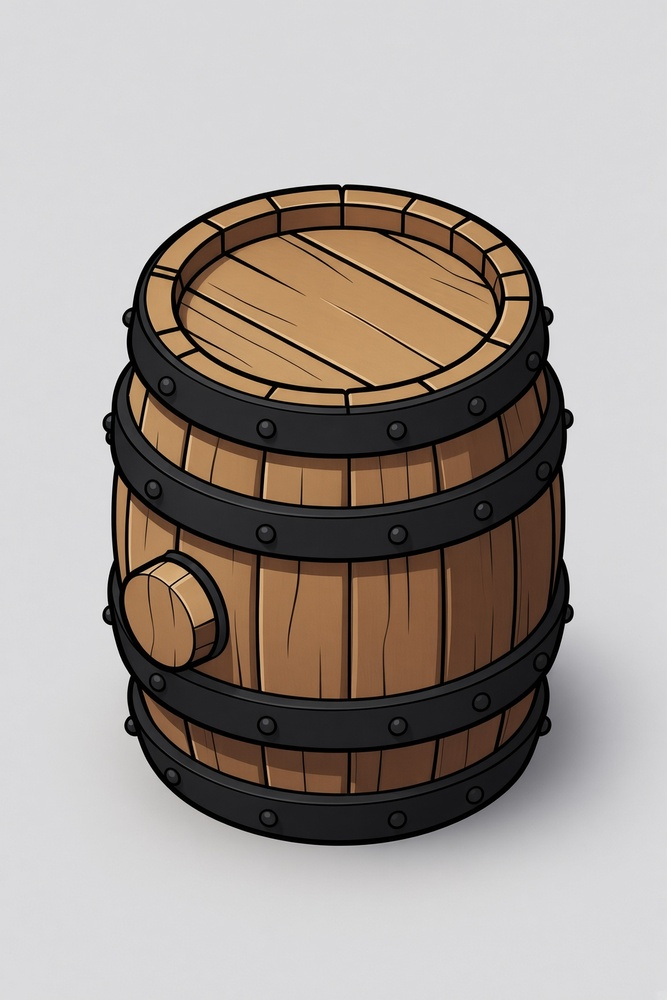
#> input picture resources/AmberEstate/props/barrel.jpg, 667 x 1000 px, shrunk from 1152 x 1728 before the run
$ python -i crop_gallery.py   (imports and definitions only)
#> lines starting #> are read from the running program, lines starting #| are printed output that depends on the picture; after the words box and inside, x2 and y2 are one past the last pixel; in counts of white or black regions, pixels touching at a corner belong together
#> further down, picture is the input picture: PIL image 667x1000 RGB; mean R, G, B 164.9, 156.2, 150.3
#!/usr/bin/env python3
"""Crop a PggViewer preview PNG to a square around the mesh silhouette.

Clear color matches GeometryPreview::kClearColor (0.14, 0.15, 0.18).
Called by tools/pgg/regen_gallery.sh after each --shot.
"""
from __future__ import annotations

import argparse
import sys
from pathlib import Path

from PIL import Image, ImageChops

# GeometryPreview::kClearColor → 8-bit.
CLEAR = (36, 38, 46)
TOLERANCE = 12
PAD_FRAC = 0.10  # padding around the silhouette, fraction of the longer bbox side


def silhouette_bbox(im: Image.Image) -> tuple[int, int, int, int] | None:
    rgb = im.convert("RGB")
    diff = ImageChops.difference(rgb, Image.new("RGB", rgb.size, CLEAR))
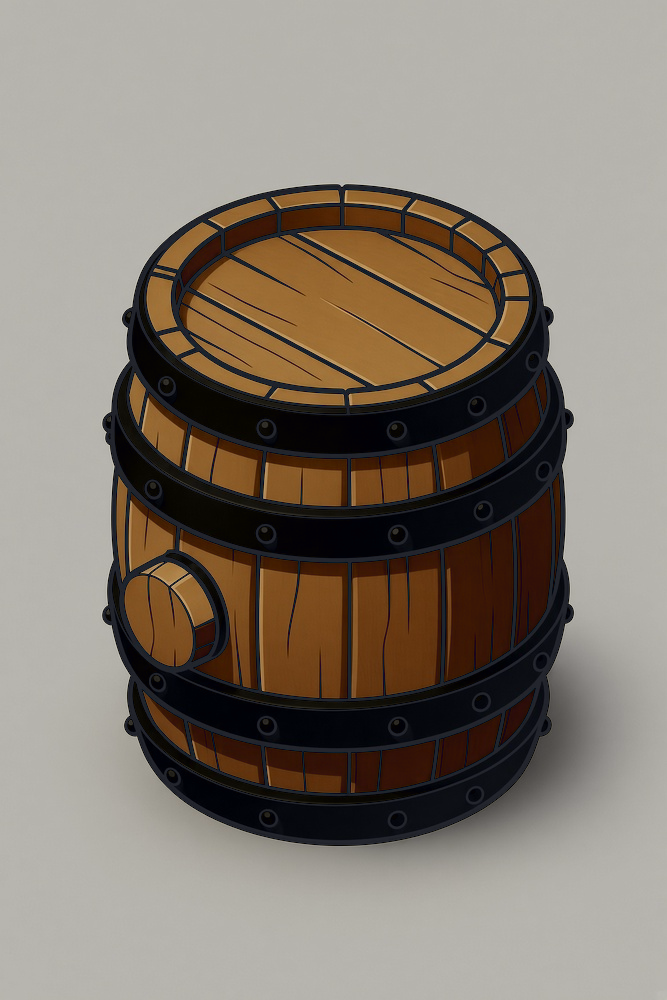
#> diff: PIL image 667x1000 RGB; mean R, G, B 133.4, 123.8, 112.9
    r, g, b = diff.split()
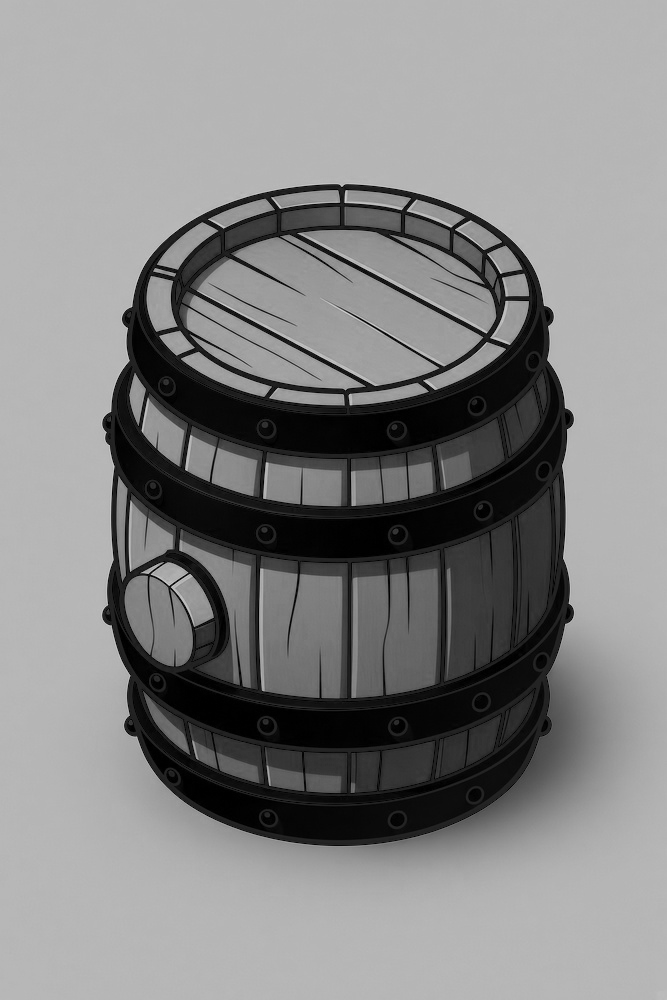
#> r: PIL image 667x1000 L; min 0, max 210, mean 133.4
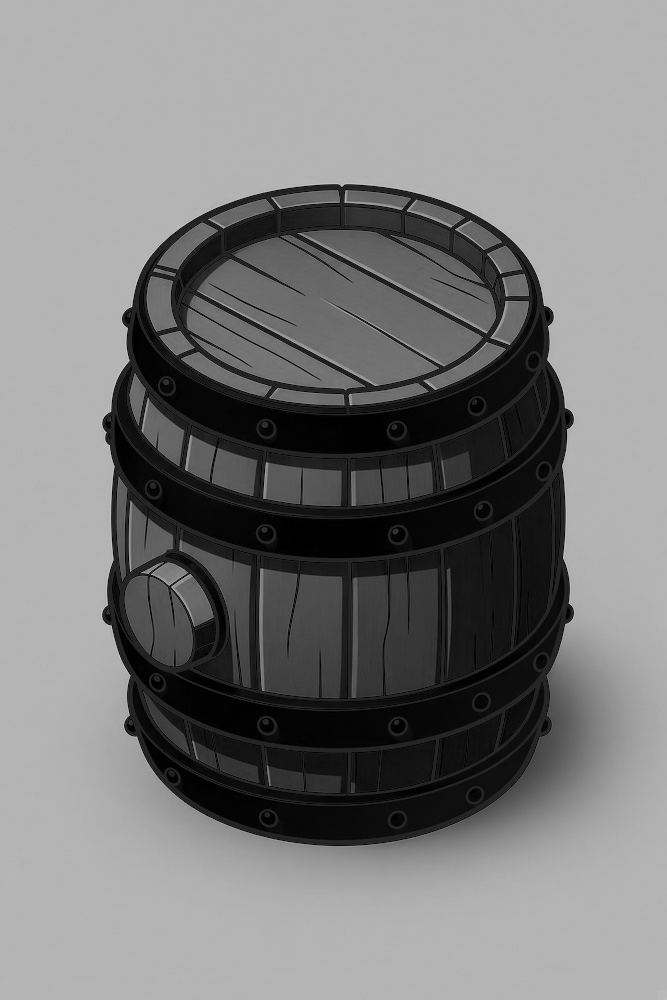
#> g: PIL image 667x1000 L; min 0, max 208, mean 123.8
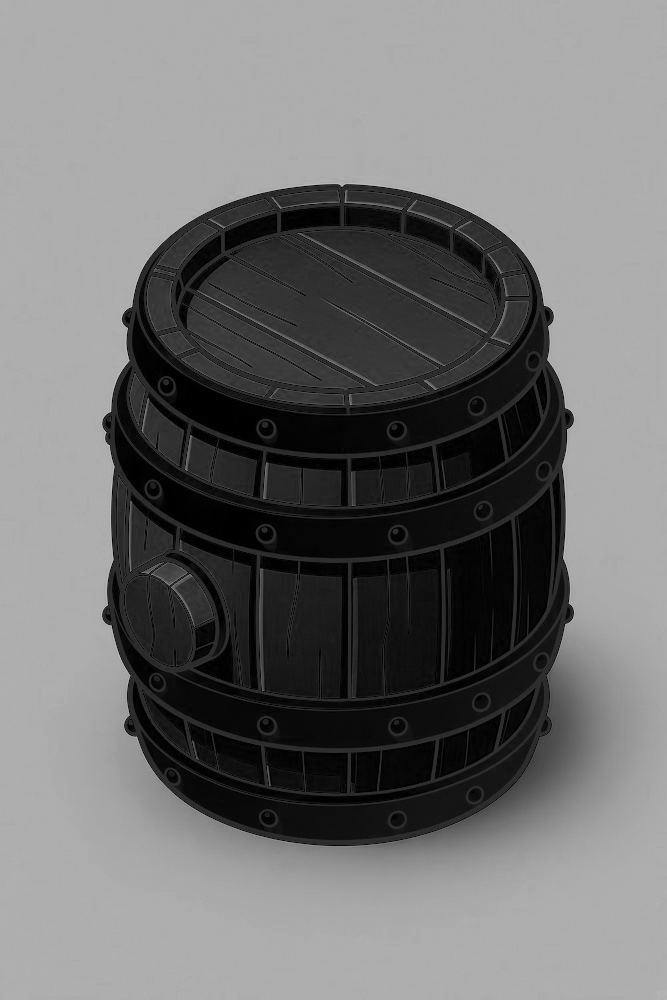
#> b: PIL image 667x1000 L; min 0, max 200, mean 112.9
    mag = ImageChops.lighter(ImageChops.lighter(r, g), b)
    mask = mag.point(lambda p: 255 if p > TOLERANCE else 0)
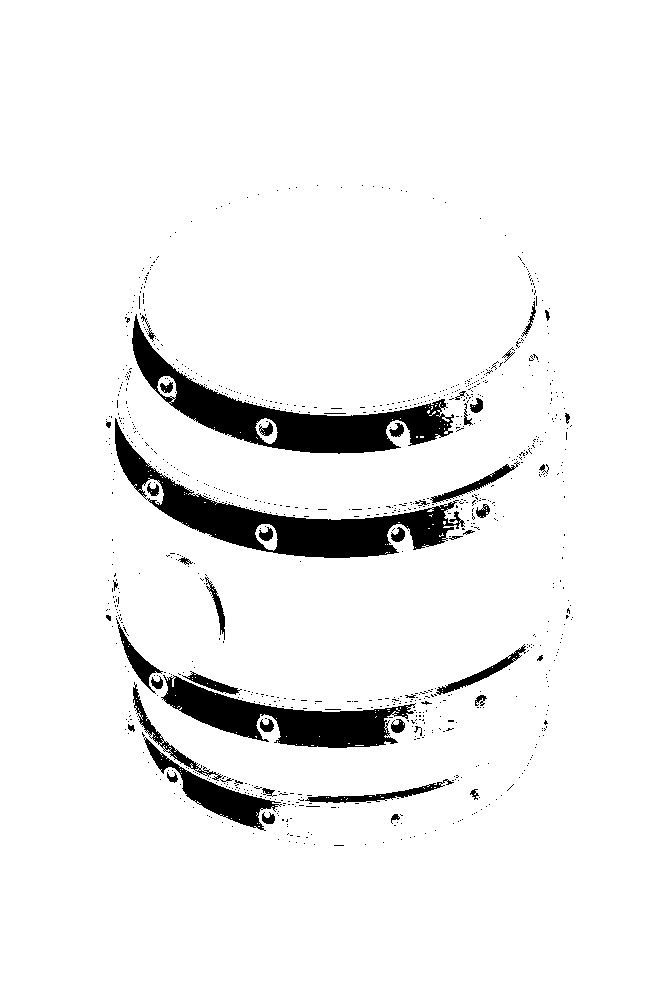
#> mask: PIL image 667x1000 L; 93.9% white; 955 black regions (905 under 20 px), largest, box (x1, y1, x2, y2) and area: (115, 418, 465, 558) 11176, (132, 314, 454, 454) 10660, (161, 675, 416, 748) 7467
    return mask.getbbox()


def square_crop(im: Image.Image, bbox: tuple[int, int, int, int], pad_frac: float) -> Image.Image:
    x0, y0, x1, y1 = bbox  # PIL getbbox: exclusive x1/y1
    bw = x1 - x0
    bh = y1 - y0
    cx = (x0 + x1) * 0.5
    cy = (y0 + y1) * 0.5
    pad = pad_frac * max(bw, bh)
    side = int(round(max(bw + 2.0 * pad, bh + 2.0 * pad)))
    img_w, img_h = im.size
    side = min(side, img_w, img_h)
    left = int(round(cx - side * 0.5))
    top = int(round(cy - side * 0.5))
    left = max(0, min(left, img_w - side))
    top = max(0, min(top, img_h - side))
    return im.crop((left, top, left + side, top + side))


def main() -> int:
    ap = argparse.ArgumentParser(description=__doc__)
    ap.add_argument("png", type=Path)
    ap.add_argument("--pad", type=float, default=PAD_FRAC)
    args = ap.parse_args()
    path: Path = args.png
    if not path.is_file():
        print(f"crop_gallery: not found: {path}", file=sys.stderr)
        return 1
    im = Image.open(path)
    bbox = silhouette_bbox(im)
    if bbox is None:
        print(f"crop_gallery: empty silhouette in {path}", file=sys.stderr)
        return 1
    out = square_crop(im, bbox, args.pad)
    out.save(path, format="PNG", optimize=True)
    print(f"crop_gallery: {path.name}  {im.size[0]}x{im.size[1]} -> {out.size[0]}x{out.size[1]}")
    return 0


# [2 lines not run here, left out]

>>> from PIL import Image
>>> picture = Image.open('../../resources/AmberEstate/props/barrel.jpg')
>>> result = silhouette_bbox(picture)
#> result = (0, 0, 667, 1000)

$ run again, on resources/AmberEstate/props/oak.jpg
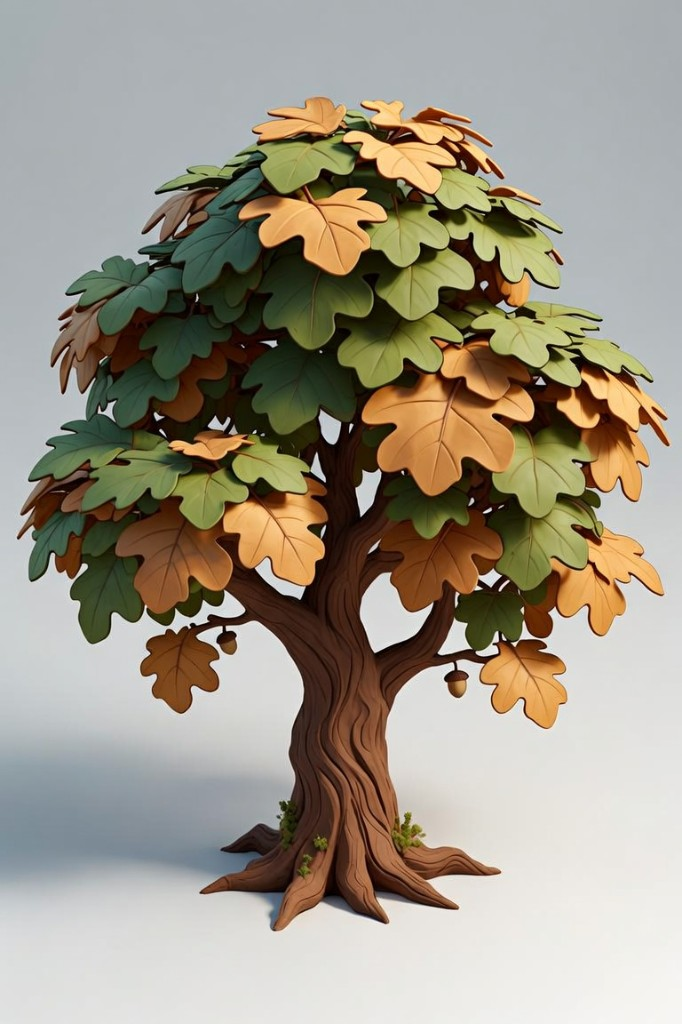
#> input picture resources/AmberEstate/props/oak.jpg, 682 x 1024 px
#> picture is the input picture: PIL image 682x1024 RGB; mean R, G, B 158.8, 151.1, 135.6
#> in silhouette_bbox, `mag = ImageChops.lighter(ImageChops.lighter(r, g), b)`:
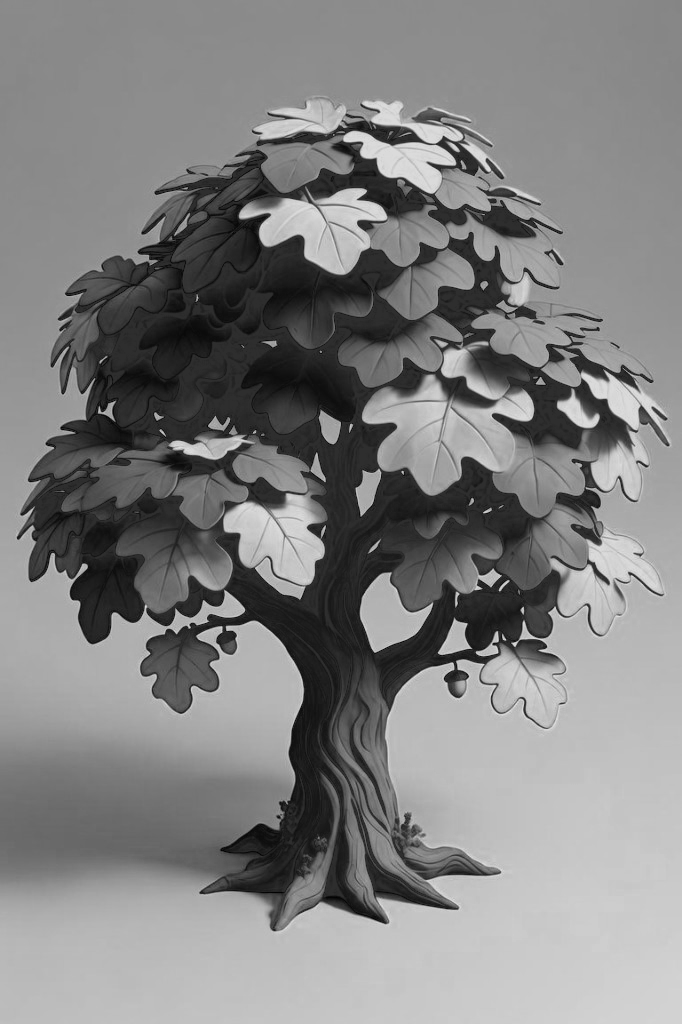
#> mag: PIL image 682x1024 L; min 1, max 219, mean 129.8
#> in silhouette_bbox, `mask = mag.point(lambda p: 255 if p > TOLERANCE else 0)`:
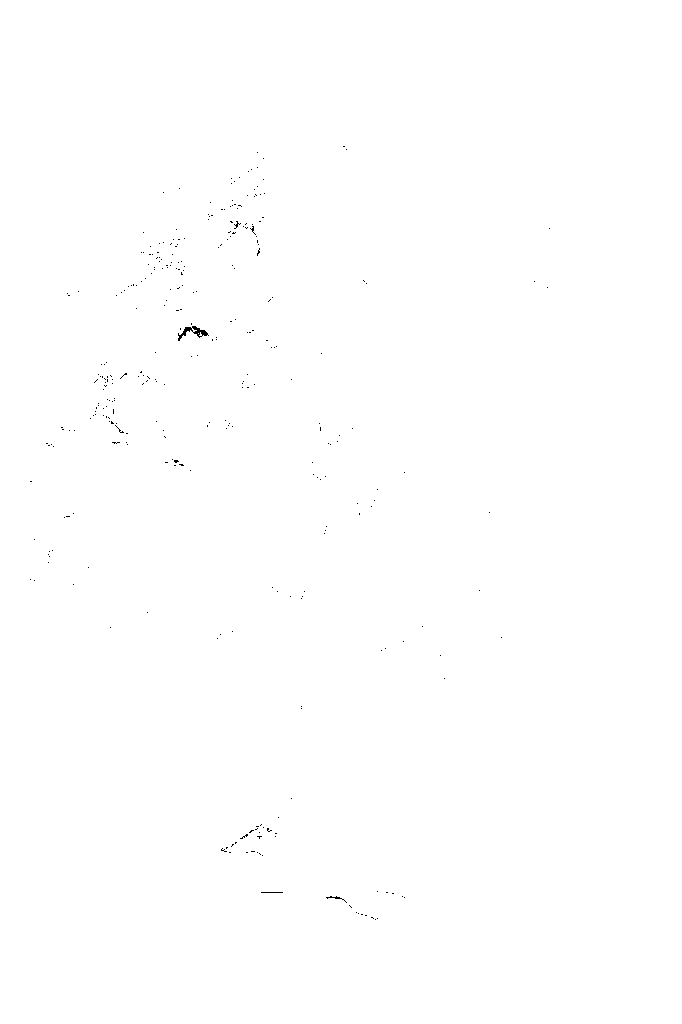
#> mask: PIL image 682x1024 L; 99.9% white; black in thin lines or dots, all inside (x1, y1, x2, y2) = (30, 146, 550, 920)
#> result = (0, 0, 682, 1024)
